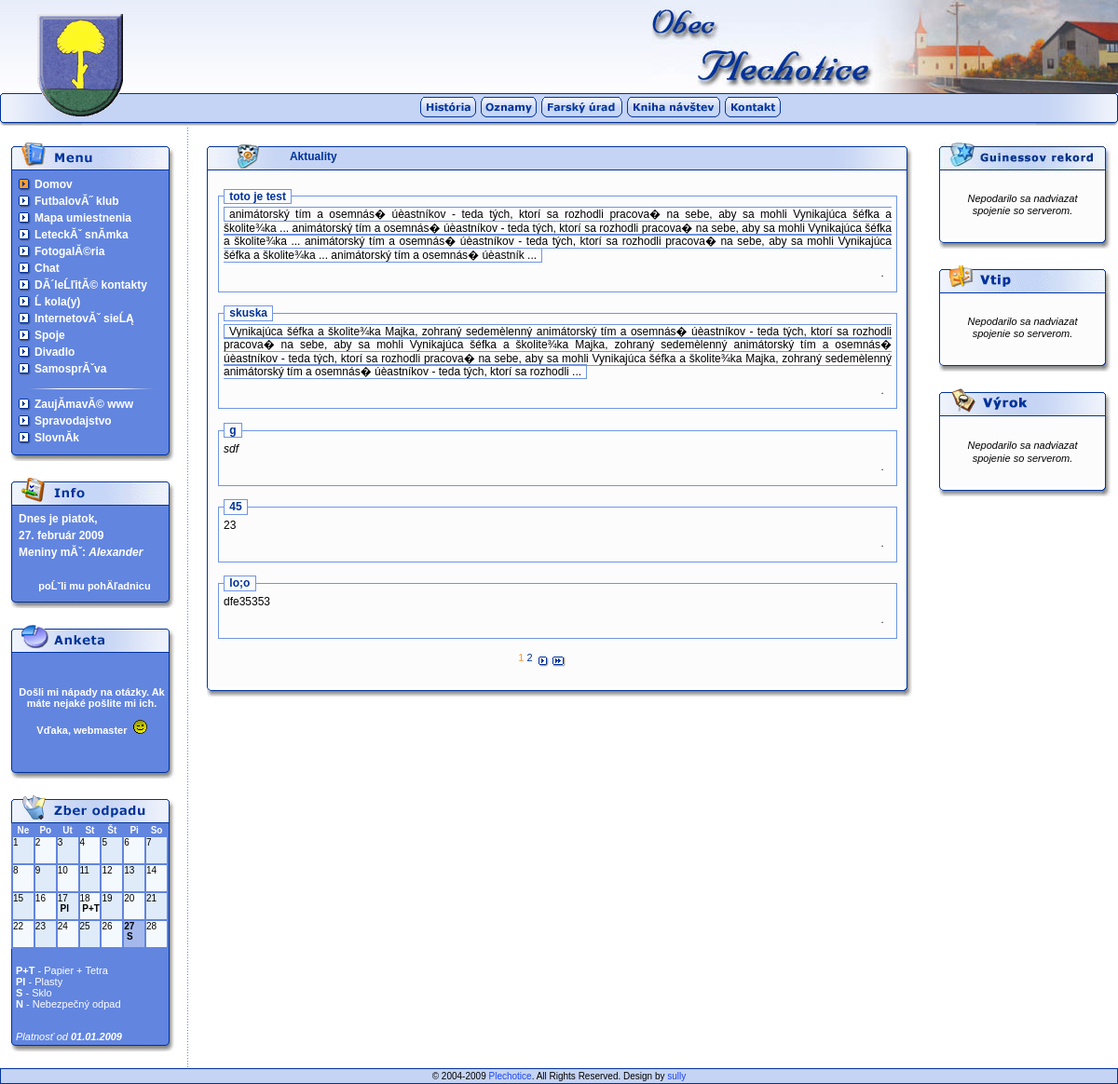
Before: / with the older database file.
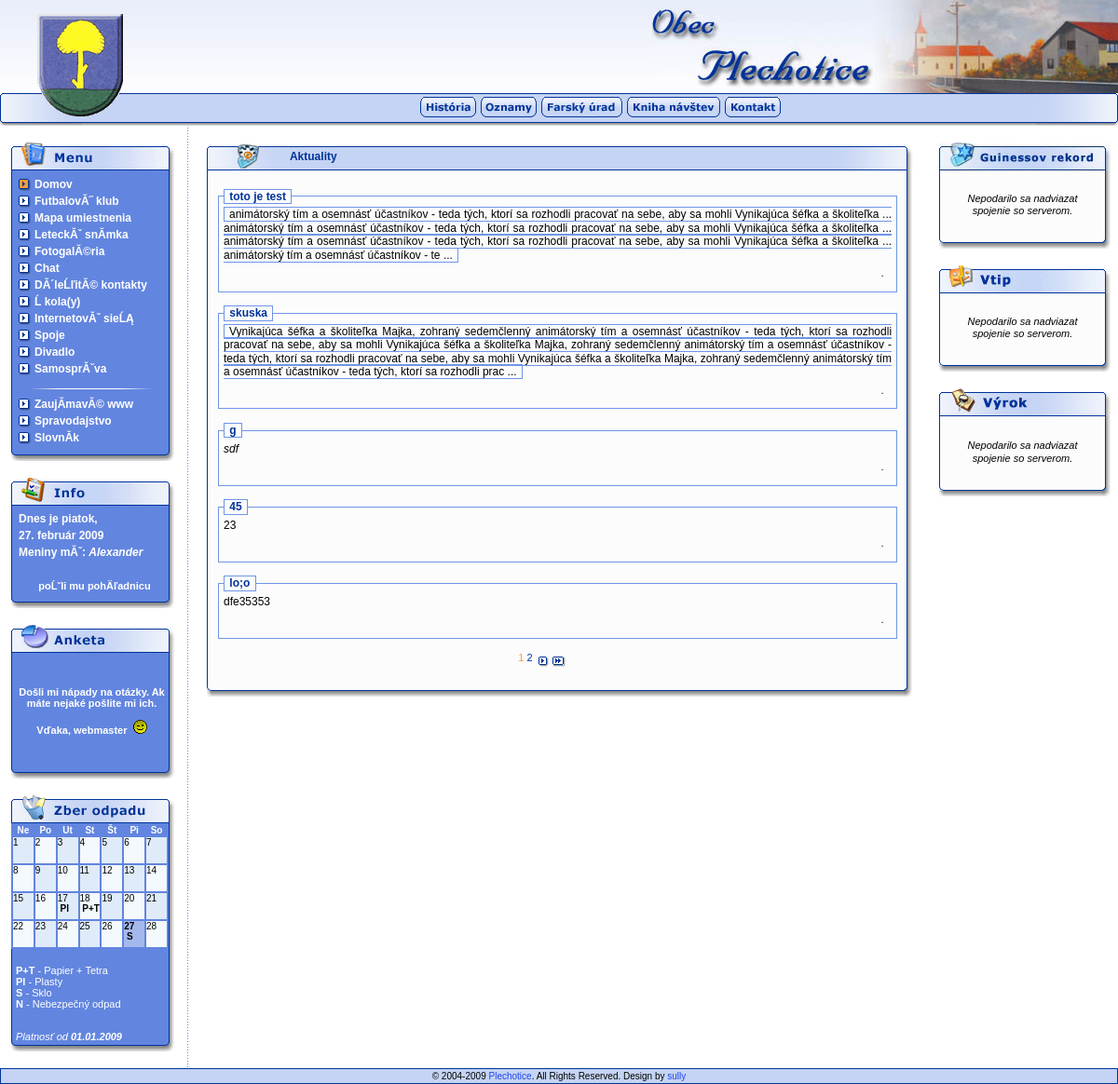
After: the same page with the newer database file.
### tables this page shows
CREATE TABLE aktuality (
  id tinyint(3) unsigned NOT NULL auto_increment,
  nazov text,
  pridany date default NULL,
  text text,
  PRIMARY KEY  (id),
  KEY id (id)
) TYPE=MyISAM;

### src/aktuality.php (the view, shortened to what this page needs)
<table cellpadding="0" cellspacing="0" border="0" width="95%" align="center">
	<tr>
		<td width="89" height="30" background="./imgs/main_lista_left.gif" align="center" valign="middle"><img src="./imgs/icon_aktuality.gif" width="23" height="26"></td>
		<td width="*" height="30" background="./imgs/main_lista_middle.gif" class="oznamNazov">Aktuality</td>
		<td width="84" height="30" background="./imgs/main_lista_right.gif" align="center" valign="middle">&nbsp;</td>
	</tr>
</table>
<?
if (!empty($record)){
	$stmt = "select * from aktuality where id=$record";
	if (@!($result = mysql_query($stmt, $link))){
		exit;
	}
	$row = mysql_fetch_object($result)
	?>
	<table cellpadding="0" cellspacing="0" border="0" width="95%" align="center">
	<tr>
		<td width="2" background="./imgs/main_body_left.gif"><img src="./imgs/blank.gif"></td>
		<td width="*" bgcolor="#fcfcfc" class="textmain">
			<div class="oznamNazov"><? echo $row->nazov; ?></div><br>&nbsp;&nbsp;&nbsp;&nbsp;<? echo $row->text; ?><br><br>
		</td>
		<td width="7" background="./imgs/main_body_right.gif"><img src="./imgs/blank.gif"></td>
	</tr>
</table>
<?
} else {
?>
<table cellpadding="0" cellspacing="0" border="0" width="95%" align="center">
	<tr>
		<td width="2" background="./imgs/main_body_left.gif"><img src="./imgs/blank.gif"></td>
		<td width="*" bgcolor="#fcfcfc" class="textmain"><br>
<?
$stmt = "select * from aktuality";
if (@!($result = mysql_query($stmt, $link))){
	exit;
}
$num_akt = mysql_num_rows($result);
if (empty($begin)) $begin = 0;
$pocetAkt = 5;
$stmt = "select * from aktuality order by id desc limit " . $begin . ", " . $pocetAkt . "";
if (@!($result = mysql_query($stmt, $link))){
	exit;
}
$pocet = mysql_num_rows($result);
if ($pocet != 0){
	while ($row = mysql_fetch_object($result)){
		printf("<fieldset lang=\"sk\" class=\"aktuality\">
							<legend class=\"legenda\">&nbsp;%s&nbsp;</legend>%s<br><div align=\"right\" class=\"textmain\" style=\"text-align:right;font-size:11px;line-height:14px;\"><i>%s</i></div>
						</fieldset><br>",	$row->nazov, otvor_aktualitu(nl2br($row->text),$row->id), modifyDate($row->pridany));
	}
}
if ($num_akt > $pocetAkt){
$pocetStran = ceil($num_akt/$pocetAkt);
$pomocneCiselko = ($pocetStran-1)*$pocetAkt;
$prem = ($begin/$pocetAkt)+1;
echo "
<table cellpadding=\"0\" cellspacing=\"0\" border=\"0\" width=\"95%\">
	<tr>
		<td align=\"center\">";
	echo "<span class=\"link\" style=\"font-size:11px\">&nbsp;";
		for ($i=1; $i<=$pocetStran; $i++){
			if ($prem == $i){
				echo "<font color=\"#FF9933\">$i</font>";
			}else {
				$xx = $i-1;
				echo "&nbsp;<a href=\"?menu=0&begin=" . ($xx*$pocetAkt) . "\" class=\"link\" style=\"font-size:11px\">" . $i . "&nbsp;</a>";
			}
		}
	echo "&nbsp;</span>";
		if ($begin != $pomocneCiselko){
	echo "<a href=\"?menu=0&begin=" . ($begin+$pocetAkt) . "\" title=\"O " . $pocetAkt . " prispevkov dozadu\"><img src=\"./imgs/arrows_ra.gif\" border=\"0\" style=\"vertical-align:middle;\"></a>
				<a href=\"?menu=0&begin=" . $pomocneCiselko . "\" title=\"Na koniec\"><img src=\"./imgs/arrowz_ra.gif\" border=\"0\" style=\"vertical-align:middle;\"></a>";
		}
	echo"
		</td>
	</tr>
</table>";
}
?>
			<br>
		</td>
		<td width="7" background="./imgs/main_body_right.gif"><img src="./imgs/blank.gif"></td>
	</tr>
</table>
<?
}
?>
<table cellpadding="0" cellspacing="0" border="0" width="95%" align="center">
	<tr>
		<td width="5" height="10" background="./imgs/main_bottom_left.gif"><img src="./imgs/blank.gif"></td>
		<td width="*" height="10" background="./imgs/main_bottom_middle.gif"><img src="./imgs/blank.gif"></td>
		<td width="10" height="10" background="./imgs/main_bottom_right.gif"><img src="./imgs/blank.gif"></td>
	</tr>
</table>

### common.php (shortened to what this page needs)
<?php
function modifyDate($date){
	$date =  "$datumik[3]. $month $datumik[1]";
	return $date;
}
function colorArrow($x){
	global $menu;
	if ($menu == $x) $arrow = "<img src=\"./imgs/arrow_menu_active.gif\">";
	else $arrow = "<img src=\"./imgs/arrow_menu.gif\">";
	return $arrow;
}
function datumik(){
	switch (date("w")) {
	  case 5: $den = "piatok,&nbsp;&nbsp;<br>"; break;
	}
	switch (date("F")) {
	  case "February": $month="február"; break;
	}
$datumik = $den . date("j. ") . $month . date(" Y") . "&nbsp;&nbsp;";
return $datumik;
}
function otvor_aktualitu($text,$id){
	global $menu;
	if (strlen($text) < 500) {
		$mz_text = substr($text,0,500);
		return $mz_text;
	}else {
		$mz_text = substr($text,0,500). " ... ";
	}
	$mz_text = "<a href=\"?menu=$menu&record=$id\" class=\"aktuality\">$mz_text</a>";
	return $mz_text;
}
?>

Changed rows visible on the page:
changed aktuality "toto je test": mz_text "animátorský tím a osemnás� úèastníkov - teda tých, ktorí sa rozhodli pracova� na sebe, aby sa mohli Vynikajúca šéfka a školite¾ka ... animátorský tím a osemnás� úèastníkov - teda tých, ktorí sa rozhodli pracova� na sebe, aby sa mohli Vynikajúca šéfka a školite¾ka ... animátorský tím a osemnás� úèastníkov - teda tých, ktorí sa rozhodli pracova� na sebe, aby sa mohli Vynikajúca šéfka a školite¾ka ... animátorský tím a osemnás� úèastník ..." → "animátorský tím a osemnásť účastníkov - teda tých, ktorí sa rozhodli pracovať na sebe, aby sa mohli Vynikajúca šéfka a školiteľka ... animátorský tím a osemnásť účastníkov - teda tých, ktorí sa rozhodli pracovať na sebe, aby sa mohli Vynikajúca šéfka a školiteľka ... animátorský tím a osemnásť účastníkov - teda tých, ktorí sa rozhodli pracovať na sebe, aby sa mohli Vynikajúca šéfka a školiteľka ... animátorský tím a osemnásť účastníkov - te ..."
changed aktuality "skuska": text "Vynikajúca šéfka a školite¾ka Majka, zohraný sedemèlenný animátorský tím a osemnás� úèastníkov - teda tých, ktorí sa rozhodli pracova� na sebe, aby sa mohli Vynikajúca šéfka a školite¾ka Majka, zohraný sedemèlenný animátorský tím a osemnás� úèastníkov - teda tých, ktorí sa rozhodli pracova� na sebe, aby sa mohli Vynikajúca šéfka a školite¾ka Majka, zohraný sedemèlenný animátorský tím a osemnás� úèastníkov - teda tých, ktorí sa rozhodli ..." → "Vynikajúca šéfka a školiteľka Majka, zohraný sedemčlenný animátorský tím a osemnásť účastníkov - teda tých, ktorí sa rozhodli pracovať na sebe, aby sa mohli Vynikajúca šéfka a školiteľka Majka, zohraný sedemčlenný animátorský tím a osemnásť účastníkov - teda tých, ktorí sa rozhodli pracovať na sebe, aby sa mohli Vynikajúca šéfka a školiteľka Majka, zohraný sedemčlenný animátorský tím a osemnásť účastníkov - teda tých, ktorí sa rozhodli prac ..."
